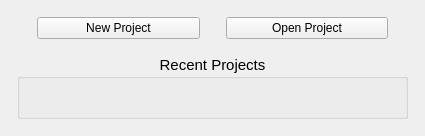
<?xml version="1.0" encoding="UTF-8"?>
<ui version="4.0">
 <class>NewOpenProjectPanel</class>
 <widget class="QWidget" name="NewOpenProjectPanel">
  <property name="geometry">
   <rect>
    <x>0</x>
    <y>0</y>
    <width>425</width>
    <height>136</height>
   </rect>
  </property>
  <property name="sizePolicy">
   <sizepolicy hsizetype="Preferred" vsizetype="Preferred">
    <horstretch>0</horstretch>
    <verstretch>0</verstretch>
   </sizepolicy>
  </property>
  <property name="windowTitle">
   <string notr="true">Form</string>
  </property>
  <property name="autoFillBackground">
   <bool>false</bool>
  </property>
  <layout class="QVBoxLayout" name="verticalLayout_2">
   <property name="leftMargin">
    <number>8</number>
   </property>
   <property name="topMargin">
    <number>8</number>
   </property>
   <property name="rightMargin">
    <number>8</number>
   </property>
   <property name="bottomMargin">
    <number>8</number>
   </property>
   <item>
    <widget class="QWidget" name="widget" native="true">
     <layout class="QVBoxLayout" name="verticalLayout">
      <item>
       <layout class="QHBoxLayout" name="horizontalLayout">
        <item>
         <spacer name="horizontalSpacer_2">
          <property name="orientation">
           <enum>Qt::Horizontal</enum>
          </property>
          <property name="sizeType">
           <enum>QSizePolicy::Minimum</enum>
          </property>
          <property name="sizeHint" stdset="0">
           <size>
            <width>20</width>
            <height>1</height>
           </size>
          </property>
         </spacer>
        </item>
        <item>
         <widget class="QPushButton" name="newProjectButton">
          <property name="minimumSize">
           <size>
            <width>120</width>
            <height>0</height>
           </size>
          </property>
          <property name="text">
           <string>New Project</string>
          </property>
          <property name="autoDefault">
           <bool>false</bool>
          </property>
         </widget>
        </item>
        <item>
         <spacer name="horizontalSpacer">
          <property name="orientation">
           <enum>Qt::Horizontal</enum>
          </property>
          <property name="sizeType">
           <enum>QSizePolicy::Minimum</enum>
          </property>
          <property name="sizeHint" stdset="0">
           <size>
            <width>20</width>
            <height>1</height>
           </size>
          </property>
         </spacer>
        </item>
        <item>
         <widget class="QPushButton" name="openProjectButton">
          <property name="minimumSize">
           <size>
            <width>120</width>
            <height>0</height>
           </size>
          </property>
          <property name="text">
           <string>Open Project</string>
          </property>
          <property name="autoDefault">
           <bool>false</bool>
          </property>
         </widget>
        </item>
        <item>
         <spacer name="horizontalSpacer_3">
          <property name="orientation">
           <enum>Qt::Horizontal</enum>
          </property>
          <property name="sizeType">
           <enum>QSizePolicy::Minimum</enum>
          </property>
          <property name="sizeHint" stdset="0">
           <size>
            <width>20</width>
            <height>1</height>
           </size>
          </property>
         </spacer>
        </item>
       </layout>
      </item>
      <item>
       <spacer name="verticalSpacer_2">
        <property name="orientation">
         <enum>Qt::Vertical</enum>
        </property>
        <property name="sizeType">
         <enum>QSizePolicy::Minimum</enum>
        </property>
        <property name="sizeHint" stdset="0">
         <size>
          <width>0</width>
          <height>10</height>
         </size>
        </property>
       </spacer>
      </item>
      <item>
       <widget class="QGroupBox" name="recentProjectsGroup">
        <property name="alignment">
         <set>Qt::AlignHCenter</set>
        </property>
        <property name="font">
         <font>
          <pointsize>11</pointsize>
          <kerning>true</kerning>
         </font>
        </property>
        <property name="styleSheet">
         <string notr="true"/>
        </property>
        <property name="title">
         <string>Recent Projects</string>
        </property>
        <layout class="QVBoxLayout" name="verticalLayout_3">
         <item>
          <spacer name="verticalSpacer">
           <property name="orientation">
            <enum>Qt::Vertical</enum>
           </property>
           <property name="sizeType">
            <enum>QSizePolicy::Minimum</enum>
           </property>
           <property name="sizeHint" stdset="0">
            <size>
             <width>0</width>
             <height>10</height>
            </size>
           </property>
          </spacer>
         </item>
        </layout>
       </widget>
      </item>
     </layout>
    </widget>
   </item>
  </layout>
 </widget>
 <resources/>
 <connections/>
</ui>
